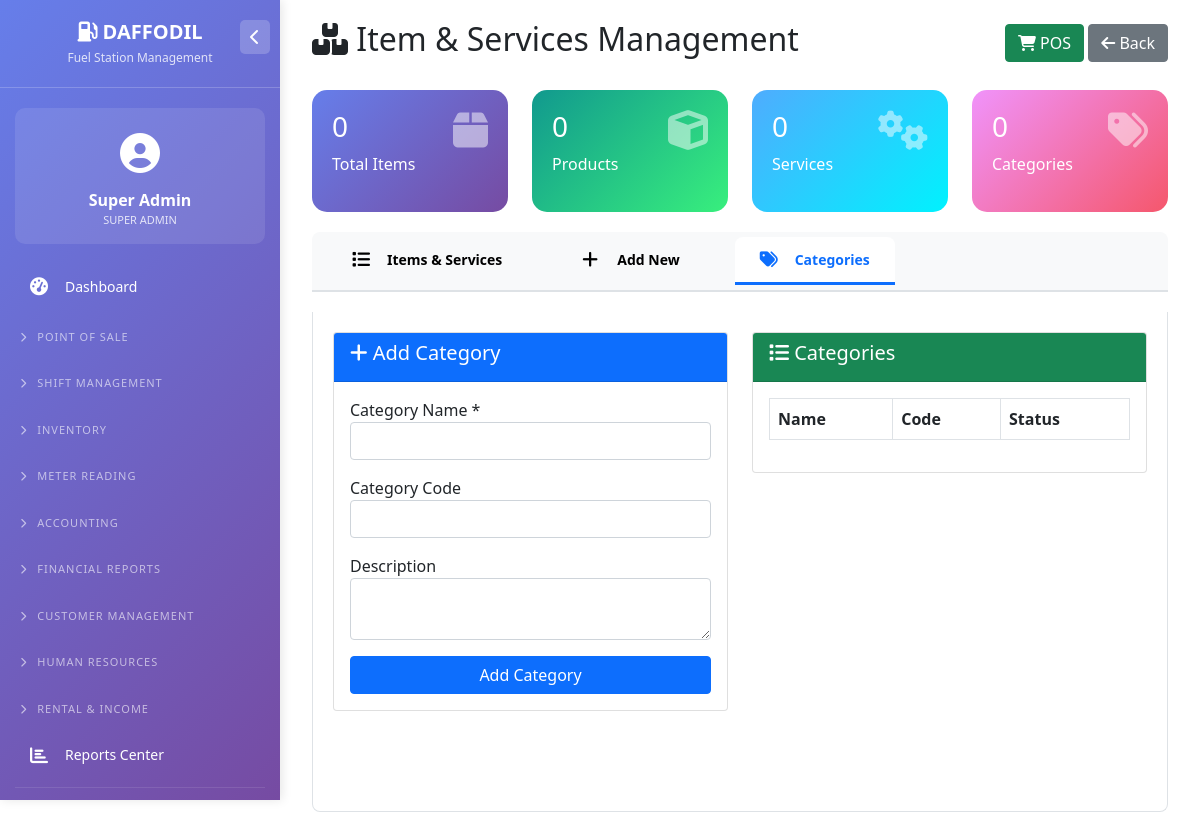
Before: /item_management.php?tab=categories (signed in) with the older database file.
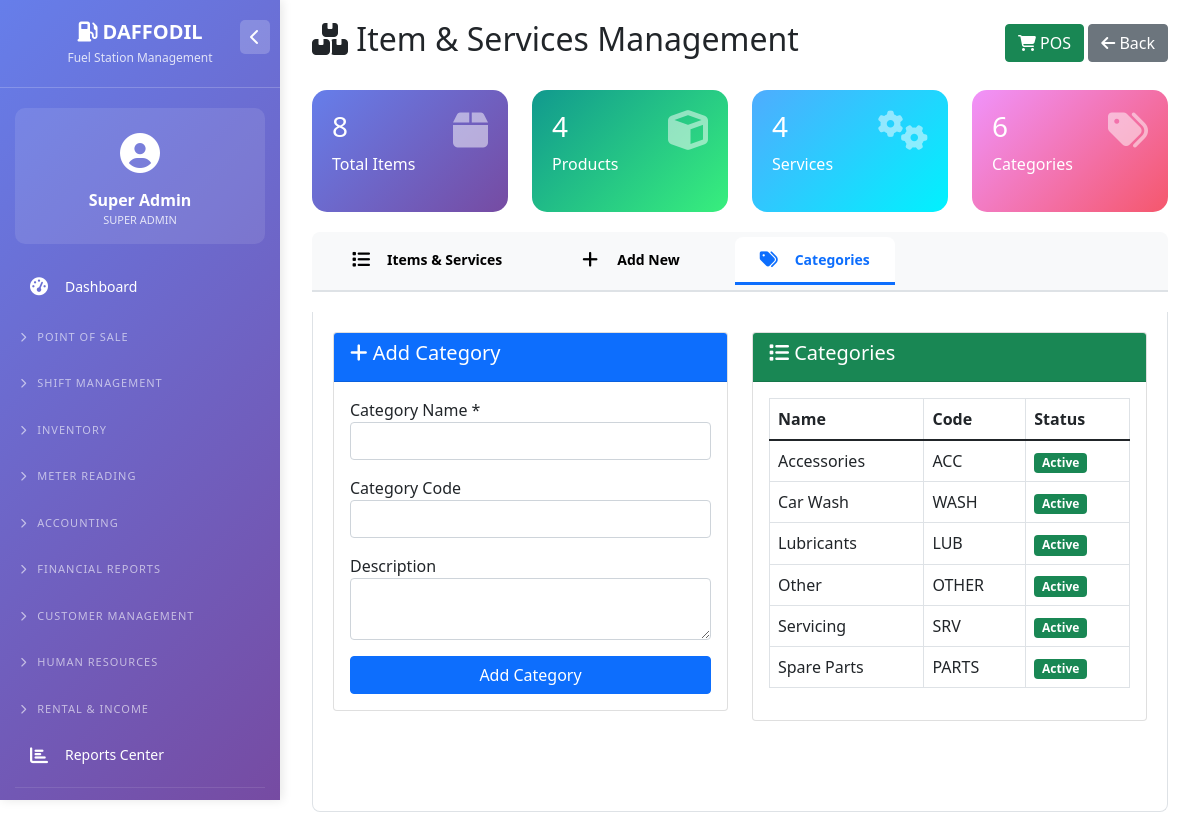
After: the same page with the newer database file.
### tables this page shows
CREATE TABLE `users` (
  `id` int(11) NOT NULL,
  `username` varchar(50) NOT NULL,
  `password` varchar(255) NOT NULL,
  `full_name` varchar(100) NOT NULL,
  `email` varchar(100) DEFAULT NULL,
  `phone` varchar(20) DEFAULT NULL,
  `role` enum('super_admin','owner','accountant','station_manager','cashier','nozzle_operator','hr_officer','store_keeper','auditor') NOT NULL DEFAULT 'cashier',
  `is_active` tinyint(1) DEFAULT 1,
  `created_at` timestamp NOT NULL DEFAULT current_timestamp()
);

CREATE TABLE `item_categories` (
  `id` int(11) NOT NULL,
  `category_name` varchar(100) NOT NULL,
  `category_code` varchar(50) DEFAULT NULL,
  `description` text DEFAULT NULL,
  `is_active` tinyint(1) DEFAULT 1,
  `created_at` timestamp NOT NULL DEFAULT current_timestamp()
);

### config/database.php (called while the page is built, shortened)
<?php
$host = 'localhost';
$dbname = 'fuel_station_management';
$username = 'root';
$password = '';
try {
    $pdo = new PDO("mysql:host=$host;dbname=$dbname;charset=utf8mb4", $username, $password);
    $pdo->setAttribute(PDO::ATTR_ERRMODE, PDO::ERRMODE_EXCEPTION);
    $pdo->setAttribute(PDO::ATTR_DEFAULT_FETCH_MODE, PDO::FETCH_ASSOC);
} catch(PDOException $e) {
    die("Connection failed: " . $e->getMessage());
}
function getCurrentUser() {
    global $pdo;
    if(isset($_SESSION['user_id'])) {
        $stmt = $pdo->prepare("SELECT * FROM users WHERE id = ?");
        $stmt->execute([$_SESSION['user_id']]);
        return $stmt->fetch();
    }
    return null;
}
?>

### item_management.php (the view, shortened to what this page needs)
<?php
require_once 'config/database.php';
$active_tab = $_GET['tab'] ?? 'items';
$items = $pdo->query("
    SELECT i.*, c.category_name
    FROM items i
    LEFT JOIN item_categories c ON i.category_id = c.id
    ORDER BY i.item_name
")->fetchAll();
$categories = $pdo->query("SELECT * FROM item_categories WHERE is_active = 1 ORDER BY category_name")->fetchAll();
?>
<!DOCTYPE html>
<html lang="en">
<head>
    <link href="https://cdn.jsdelivr.net/npm/bootstrap@5.1.3/dist/css/bootstrap.min.css" rel="stylesheet">
    <link rel="stylesheet" href="https://cdn.datatables.net/1.11.5/css/dataTables.bootstrap5.min.css">
    <link rel="stylesheet" href="https://cdnjs.cloudflare.com/ajax/libs/font-awesome/6.4.0/css/all.min.css">
</head>
<body>
    <?php include 'left_menu.php'; ?>
    <div class="main-content">
        <div class="container-fluid">
            <div class="d-flex justify-content-between align-items-center mb-4">
                <h2><i class="fas fa-boxes"></i> Item & Services Management</h2>
                <div>
                    <a href="item_pos.php" class="btn btn-success">
                        <i class="fas fa-shopping-cart"></i> POS
                    </a>
                    <a href="dashboard.php" class="btn btn-secondary">
                        <i class="fas fa-arrow-left"></i> Back
                    </a>
                </div>
            </div>
            <div class="row">
                <div class="col-md-3">
                    <div class="stats-card">
                        <i class="fas fa-box"></i>
                        <h3><?php echo count($items); ?></h3>
                        <p>Total Items</p>
                    </div>
                </div>
                <div class="col-md-3">
                    <div class="stats-card" style="background: linear-gradient(135deg, #11998e 0%, #38ef7d 100%);">
                        <i class="fas fa-cube"></i>
                        <h3><?php
                            $products = array_filter($items, fn($i) => $i['item_type'] == 'product');
                            echo count($products);
                        ?></h3>
                        <p>Products</p>
                    </div>
                </div>
                <div class="col-md-3">
                    <div class="stats-card" style="background: linear-gradient(135deg, #4facfe 0%, #00f2fe 100%);">
                        <i class="fas fa-cogs"></i>
                        <h3><?php
                            $services = array_filter($items, fn($i) => $i['item_type'] == 'service');
                            echo count($services);
                        ?></h3>
                        <p>Services</p>
                    </div>
                </div>
                <div class="col-md-3">
                    <div class="stats-card" style="background: linear-gradient(135deg, #f093fb 0%, #f5576c 100%);">
                        <i class="fas fa-tags"></i>
                        <h3><?php echo count($categories); ?></h3>
                        <p>Categories</p>
                    </div>
                </div>
            </div>
            <ul class="nav nav-tabs-custom">
                <li class="nav-item">
                    <a class="nav-link <?php echo $active_tab == 'items' ? 'active' : ''; ?>" href="?tab=items">
                        <i class="fas fa-list"></i> Items & Services
                    </a>
                </li>
                <li class="nav-item">
                    <a class="nav-link <?php echo $active_tab == 'add' ? 'active' : ''; ?>" href="?tab=add">
                        <i class="fas fa-plus"></i> Add New
                    </a>
                </li>
                <li class="nav-item">
                    <a class="nav-link <?php echo $active_tab == 'categories' ? 'active' : ''; ?>" href="?tab=categories">
                        <i class="fas fa-tags"></i> Categories
                    </a>
                </li>
            </ul>
            <div class="tab-content-custom">
                <?php if($active_tab == 'categories'): ?>
                <div class="row">
                    <div class="col-md-6">
                        <div class="card">
                            <div class="card-header bg-primary text-white">
                                <h5><i class="fas fa-plus"></i> Add Category</h5>
                            </div>
                            <div class="card-body">
                                <form method="POST" action="category_management.php">
                                    <div class="mb-3">
                                        <label>Category Name *</label>
                                        <input type="text" name="category_name" class="form-control" required>
                                    </div>
                                    <div class="mb-3">
                                        <label>Category Code</label>
                                        <input type="text" name="category_code" class="form-control">
                                    </div>
                                    <div class="mb-3">
                                        <label>Description</label>
                                        <textarea name="description" class="form-control" rows="2"></textarea>
                                    </div>
                                    <button type="submit" name="add_category" class="btn btn-primary w-100">Add Category</button>
                                </form>
                            </div>
                        </div>
                    </div>
                    <div class="col-md-6">
                        <div class="card">
                            <div class="card-header bg-success text-white">
                                <h5><i class="fas fa-list"></i> Categories</h5>
                            </div>
                            <div class="card-body">
                                <div class="table-responsive">
                                    <table class="table table-bordered">
                                        <thead>
                                            <tr>
                                                <th>Name</th>
                                                <th>Code</th>
                                                <th>Status</th>
                                            </tr>
                                        </thead>
                                        <tbody>
                                            <?php foreach($categories as $cat): ?>
                                            <tr>
                                                <td><?php echo $cat['category_name']; ?></td>
                                                <td><?php echo $cat['category_code'] ?? '-'; ?></td>
                                                <td>
                                                    <?php if($cat['is_active']): ?>
                                                        <span class="badge bg-success">Active</span>
                                                    <?php else: ?>
                                                        <span class="badge bg-danger">Inactive</span>
                                                    <?php endif; ?>
                                                </td>
                                            </tr>
                                            <?php endforeach; ?>
                                        </tbody>
                                    </table>
                                </div>
                            </div>
                        </div>
                    </div>
                </div>
                <?php endif; ?>
            </div>
        </div>
    </div>
</body>
</html>

### left_menu.php (shortened to what this page needs)
<?php
$current_page = basename($_SERVER['PHP_SELF']);
$user = getCurrentUser();
$user_role = $user['role'] ?? 'guest';
?>
<link rel="stylesheet" href="https://cdnjs.cloudflare.com/ajax/libs/font-awesome/6.4.0/css/all.min.css">
<div class="sidebar" id="sidebar">
    <div class="sidebar-header">
        <button class="toggle-btn" onclick="toggleSidebar()">
            <i class="fas fa-chevron-left" id="toggleIcon"></i>
        </button>
        <h3><i class="fas fa-gas-pump"></i> DAFFODIL</h3>
        <p>Fuel Station Management</p>
    </div>
    <div class="user-info">
        <div class="user-icon"><i class="fas fa-user-circle"></i></div>
        <div class="user-name"><?php echo $user['full_name'] ?? 'Admin'; ?></div>
        <div class="user-role"><?php echo ucfirst(str_replace('_', ' ', $user['role'] ?? 'super_admin')); ?></div>
    </div>
    <ul class="nav-menu">
        <li class="nav-item <?php echo $current_page == 'dashboard.php' ? 'active' : ''; ?>">
            <a class="nav-link" href="dashboard.php">
                <i class="fas fa-tachometer-alt"></i>
                <span>Dashboard</span>
            </a>
        </li>
        <li class="nav-title" onclick="toggleSection('posSection', 'posChevron')">
            <i class="fas fa-chevron-right chevron" id="posChevron"></i> POINT OF SALE
        </li>
        <li class="nav-title" onclick="toggleSection('shiftSection', 'shiftChevron')">
            <i class="fas fa-chevron-right chevron" id="shiftChevron"></i> SHIFT MANAGEMENT
        </li>
        <li class="nav-title" onclick="toggleSection('inventorySection', 'inventoryChevron')">
            <i class="fas fa-chevron-right chevron" id="inventoryChevron"></i> INVENTORY
        </li>
        <li class="nav-title" onclick="toggleSection('meterReadingSection', 'meterChevron')">
            <i class="fas fa-chevron-right chevron" id="meterChevron"></i> METER READING
        </li>
        <?php if(in_array($user_role, ['super_admin', 'admin', 'accountant'])): ?>
        <li class="nav-title" onclick="toggleSection('accountingSection', 'accountingChevron')">
            <i class="fas fa-chevron-right chevron" id="accountingChevron"></i> ACCOUNTING
        </li>
        <?php endif; ?>
        <?php if(in_array($user_role, ['super_admin', 'admin', 'accountant'])): ?>
        <li class="nav-title" onclick="toggleSection('financialSection', 'financialChevron')">
            <i class="fas fa-chevron-right chevron" id="financialChevron"></i> FINANCIAL REPORTS
        </li>
        <?php endif; ?>
        <li class="nav-title" onclick="toggleSection('customerSection', 'customerChevron')">
            <i class="fas fa-chevron-right chevron" id="customerChevron"></i> CUSTOMER MANAGEMENT
        </li>
        <?php if(in_array($user_role, ['super_admin', 'admin', 'hr_officer'])): ?>
        <li class="nav-title" onclick="toggleSection('hrSection', 'hrChevron')">
            <i class="fas fa-chevron-right chevron" id="hrChevron"></i> HUMAN RESOURCES
        </li>
        <?php endif; ?>
        <li class="nav-title" onclick="toggleSection('rentalSection', 'rentalChevron')">
            <i class="fas fa-chevron-right chevron" id="rentalChevron"></i> RENTAL & INCOME
        </li>
        <li class="nav-item <?php echo $current_page == 'reports.php' ? 'active' : ''; ?>">
            <a class="nav-link" href="reports.php">
                <i class="fas fa-chart-bar"></i> <span>Reports Center</span>
            </a>
        </li>
        <?php if(in_array($user_role, ['super_admin', 'admin'])): ?>
        <li class="nav-divider"></li>
        <li class="nav-title" onclick="toggleSection('settingsSection', 'settingsChevron')">
        </li>
        <?php endif; ?>
    </ul>
</div>

### item_management.php (style rules this page uses)
.stats-card { background: linear-gradient(135deg, #667eea 0%, #764ba2 100%); color: white; border-radius: 15px; padding: 20px; margin-bottom: 20px; transition: transform 0.3s; }
.stats-card i { font-size: 40px; opacity: 0.5; float: right; }
.nav-tabs-custom { border-bottom: 2px solid #dee2e6; padding: 0; margin-bottom: 20px; background: #f8f9fa; border-radius: 8px 8px 0 0; }
.nav-tabs-custom .nav-link { color: #000 !important; font-weight: 600; padding: 12px 25px; border: none; border-radius: 8px 8px 0 0; background: transparent; }
.nav-tabs-custom .nav-link.active { color: #0d6efd !important; background: #ffffff; border-bottom: 3px solid #0d6efd; }
.tab-content-custom { background: white; padding: 20px; border-radius: 0 0 8px 8px; border: 1px solid #dee2e6; border-top: none; min-height: 500px; }

### left_menu.php (style rules this page uses)
.sidebar { position: fixed; top: 0; left: 0; height: 100vh; width: 280px; background: linear-gradient(135deg, #667eea 0%, #764ba2 100%); color: white; transition: all 0.3s; z-index: 1000; box-shadow: 2px 0 10px rgba(0,0,0,0.1); overflow-y: auto; }
.sidebar-header { padding: 20px; text-align: center; border-bottom: 1px solid rgba(255,255,255,0.2); margin-bottom: 20px; position: relative; }
.toggle-btn { position: absolute; right: 10px; top: 20px; background: rgba(255,255,255,0.2); border: none; color: white; border-radius: 5px; padding: 5px 10px; cursor: pointer; }
.sidebar-header h3 { margin: 0; font-size: 20px; font-weight: bold; }
.sidebar-header p { margin: 5px 0 0; font-size: 12px; opacity: 0.8; }
.user-info { padding: 15px 20px; background: rgba(255,255,255,0.1); margin: 0 15px 20px 15px; border-radius: 10px; text-align: center; }
.user-info .user-icon { font-size: 40px; margin-bottom: 5px; }
.user-info .user-name { font-weight: bold; font-size: 16px; }
.user-info .user-role { font-size: 11px; opacity: 0.8; text-transform: uppercase; }
.nav-menu { list-style: none; padding: 0; margin: 0; }
.nav-item { margin: 5px 15px; border-radius: 10px; transition: all 0.3s; }
.nav-link { display: flex; align-items: center; padding: 12px 15px; color: white; text-decoration: none; font-size: 14px; transition: all 0.3s; cursor: pointer; }
.nav-link i { width: 25px; margin-right: 10px; font-size: 18px; }
.nav-divider { height: 1px; background: rgba(255,255,255,0.1); margin: 10px 15px; }
.nav-title { padding: 10px 20px; font-size: 11px; text-transform: uppercase; letter-spacing: 1px; opacity: 0.6; margin-top: 10px; cursor: pointer; display: flex; align-items: center; gap: 5px; }
.nav-title .chevron { font-size: 10px; margin-right: 5px; transition: transform 0.3s; }
.main-content { margin-left: 280px; padding: 20px; transition: margin-left 0.3s; }

Changed rows visible on the page:
added item_categories: category_name "Accessories", category_code "ACC", is_active "Active"
added item_categories: category_name "Car Wash", category_code "WASH", is_active "Active"
added item_categories: category_name "Lubricants", category_code "LUB", is_active "Active"
added item_categories: category_name "Other", category_code "OTHER", is_active "Active"
added item_categories: category_name "Servicing", category_code "SRV", is_active "Active"
added item_categories: category_name "Spare Parts", category_code "PARTS", is_active "Active"
Other visible differences:
count($items): "0" → "8"
count($products): "0" → "4"
count($services): "0" → "4"
count($categories): "0" → "6"
